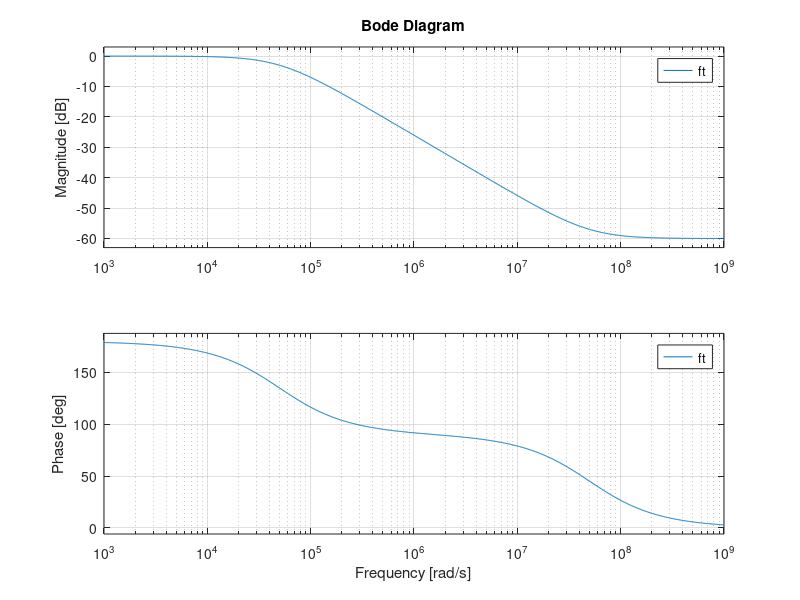

Here is the MATLAB script that generated this plot:
R1 = 1*10e3;
R2 = 1*10e3;
R3 = 500*10e3;

L = 1;
C = 1/4;

Num = [0 50050000 -2.50*10e14];
Den = [0 50100000000 2.505*10e14];
ft = tf(Num,Den)
figure('Name','Función Transferencia Pasa Altos');
bode(ft);